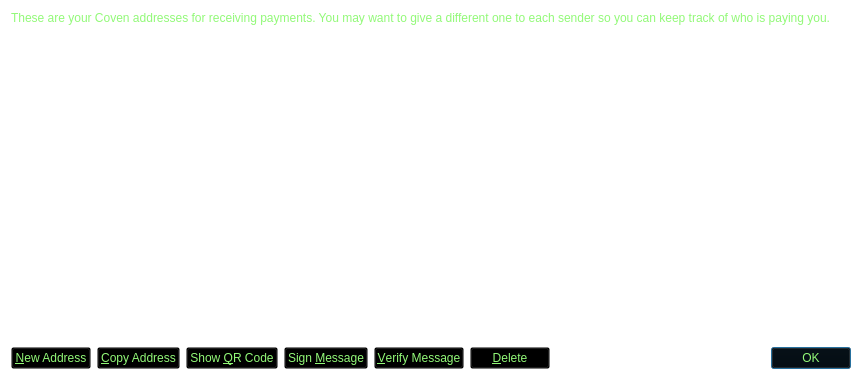
<?xml version="1.0" encoding="UTF-8"?>
<ui version="4.0">
 <class>AddressBookPage</class>
 <widget class="QWidget" name="AddressBookPage">
  <property name="geometry">
   <rect>
    <x>0</x>
    <y>0</y>
    <width>862</width>
    <height>380</height>
   </rect>
  </property>
  <property name="windowTitle">
   <string>Address Book</string>
  </property>
  <property name="styleSheet">
   <string notr="true">background: transparent;
color:#92f978;</string>
  </property>
  <layout class="QVBoxLayout" name="verticalLayout">
   <item>
    <widget class="QLabel" name="labelExplanation">
     <property name="text">
      <string>These are your Coven addresses for receiving payments. You may want to give a different one to each sender so you can keep track of who is paying you.</string>
     </property>
     <property name="textFormat">
      <enum>Qt::PlainText</enum>
     </property>
     <property name="wordWrap">
      <bool>true</bool>
     </property>
    </widget>
   </item>
   <item>
    <widget class="QTableView" name="tableView">
     <property name="contextMenuPolicy">
      <enum>Qt::CustomContextMenu</enum>
     </property>
     <property name="toolTip">
      <string>Double-click to edit address or label</string>
     </property>
     <property name="styleSheet">
      <string notr="true">color:#92f978;</string>
     </property>
     <property name="tabKeyNavigation">
      <bool>false</bool>
     </property>
     <property name="alternatingRowColors">
      <bool>true</bool>
     </property>
     <property name="selectionMode">
      <enum>QAbstractItemView::SingleSelection</enum>
     </property>
     <property name="selectionBehavior">
      <enum>QAbstractItemView::SelectRows</enum>
     </property>
     <property name="sortingEnabled">
      <bool>true</bool>
     </property>
     <attribute name="verticalHeaderVisible">
      <bool>false</bool>
     </attribute>
    </widget>
   </item>
   <item>
    <layout class="QHBoxLayout" name="horizontalLayout">
     <item>
      <widget class="QPushButton" name="newAddressButton">
       <property name="toolTip">
        <string>Create a new address</string>
       </property>
       <property name="text">
        <string>&amp;New Address</string>
       </property>
       <property name="icon">
        <iconset resource="../bitcoin.qrc">
         <normaloff>:/icons/add</normaloff>:/icons/add</iconset>
       </property>
      </widget>
     </item>
     <item>
      <widget class="QPushButton" name="copyToClipboard">
       <property name="toolTip">
        <string>Copy the currently selected address to the system clipboard</string>
       </property>
       <property name="text">
        <string>&amp;Copy Address</string>
       </property>
       <property name="icon">
        <iconset resource="../bitcoin.qrc">
         <normaloff>:/icons/editcopy</normaloff>:/icons/editcopy</iconset>
       </property>
      </widget>
     </item>
     <item>
      <widget class="QPushButton" name="showQRCode">
       <property name="text">
        <string>Show &amp;QR Code</string>
       </property>
       <property name="icon">
        <iconset resource="../bitcoin.qrc">
         <normaloff>:/icons/qrcode</normaloff>:/icons/qrcode</iconset>
       </property>
      </widget>
     </item>
     <item>
      <widget class="QPushButton" name="signMessage">
       <property name="toolTip">
        <string>Sign a message to prove you own a Coven address</string>
       </property>
       <property name="text">
        <string>Sign &amp;Message</string>
       </property>
       <property name="icon">
        <iconset resource="../bitcoin.qrc">
         <normaloff>:/icons/edit</normaloff>:/icons/edit</iconset>
       </property>
      </widget>
     </item>
     <item>
      <widget class="QPushButton" name="verifyMessage">
       <property name="toolTip">
        <string>Verify a message to ensure it was signed with a specified Coven address</string>
       </property>
       <property name="text">
        <string>&amp;Verify Message</string>
       </property>
       <property name="icon">
        <iconset resource="../bitcoin.qrc">
         <normaloff>:/icons/transaction_0</normaloff>:/icons/transaction_0</iconset>
       </property>
      </widget>
     </item>
     <item>
      <widget class="QPushButton" name="deleteButton">
       <property name="toolTip">
        <string>Delete the currently selected address from the list</string>
       </property>
       <property name="text">
        <string>&amp;Delete</string>
       </property>
       <property name="icon">
        <iconset resource="../bitcoin.qrc">
         <normaloff>:/icons/remove</normaloff>:/icons/remove</iconset>
       </property>
      </widget>
     </item>
     <item>
      <spacer name="horizontalSpacer">
       <property name="orientation">
        <enum>Qt::Horizontal</enum>
       </property>
       <property name="sizeHint" stdset="0">
        <size>
         <width>40</width>
         <height>20</height>
        </size>
       </property>
      </spacer>
     </item>
     <item>
      <widget class="QDialogButtonBox" name="buttonBox">
       <property name="sizePolicy">
        <sizepolicy hsizetype="Maximum" vsizetype="Fixed">
         <horstretch>0</horstretch>
         <verstretch>0</verstretch>
        </sizepolicy>
       </property>
       <property name="standardButtons">
        <set>QDialogButtonBox::Ok</set>
       </property>
      </widget>
     </item>
    </layout>
   </item>
  </layout>
 </widget>
 <resources>
  <include location="../bitcoin.qrc"/>
 </resources>
 <connections/>
</ui>
